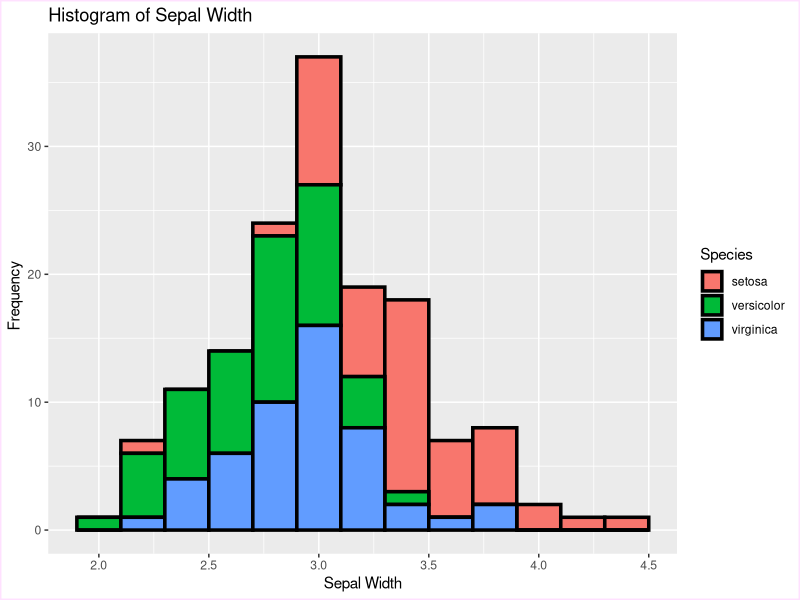
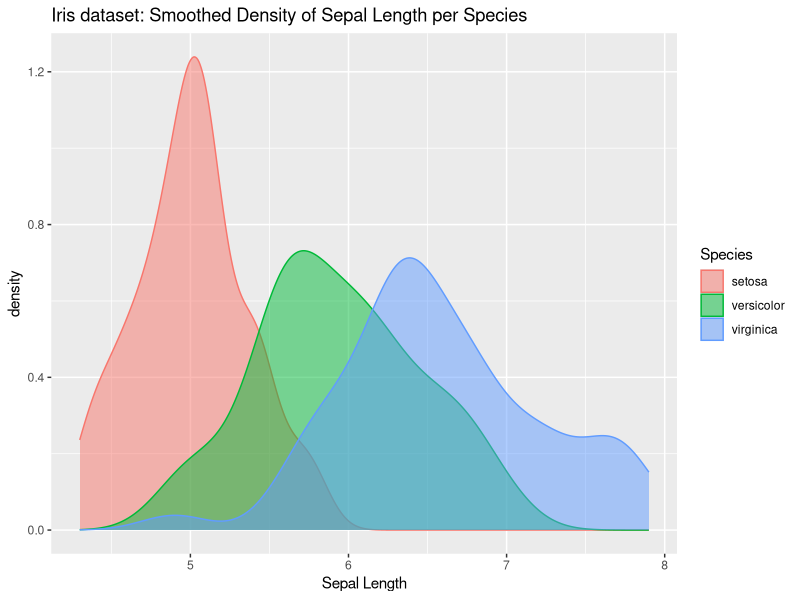
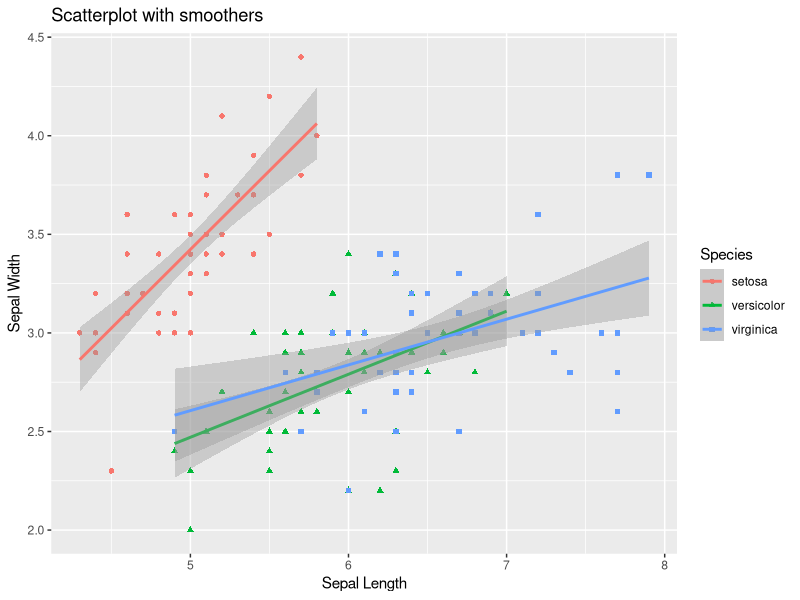
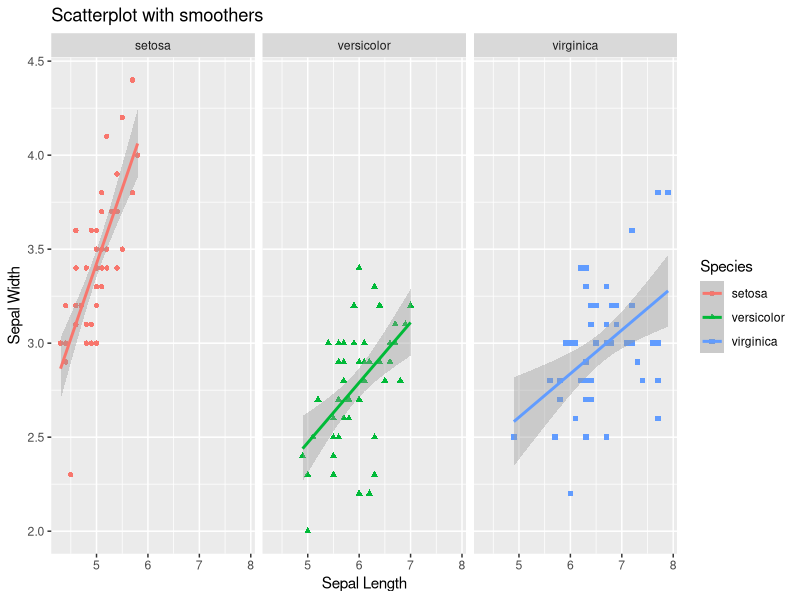
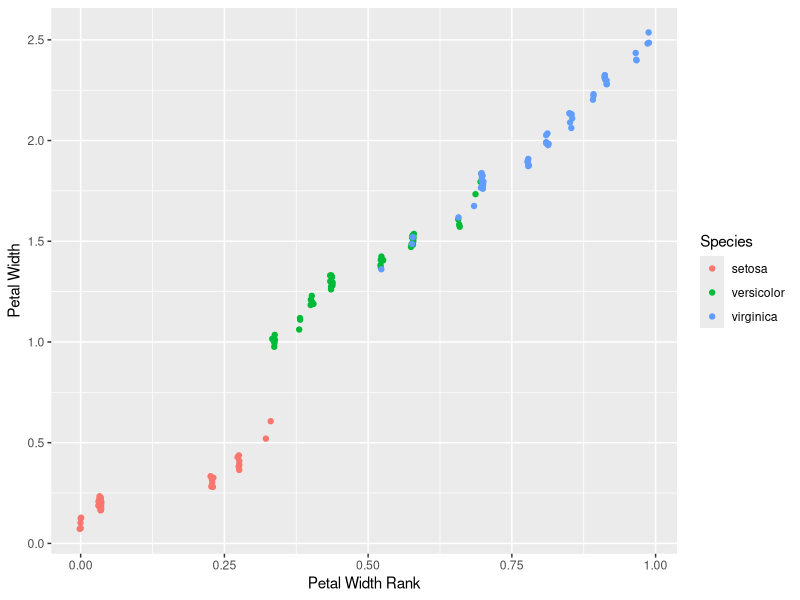

Here is the R script that generated these plots, in order:
## ---- chunk 1
knitr::opts_chunk$set(echo = TRUE)
## ---- chunk 2
require(tidyverse)
## ---- chunk 3
ggplot(data = iris) +
  geom_histogram(binwidth = 0.2, aes(x = iris$Sepal.Width, fill = Species), colour = 'black', size=1.2)+
  xlab('Sepal Width') + ylab('Frequency') + ggtitle('Histogram of Sepal Width') + theme(plot.subtitle = element_text(vjust = 1), 
    plot.caption = element_text(vjust = 1), 
    plot.background = element_rect(colour = "thistle1")) +labs(y = "Frequency ") + theme(panel.background = element_rect(size = 1), 
    plot.background = element_rect(size = 1))

## ---- chunk 4
ggplot(iris) + geom_density(aes(x = iris$Sepal.Length, fill = Species, colour = Species), alpha = 0.5) +
  xlab('Sepal Length') + ylab('density') + ggtitle('Iris dataset: Smoothed Density of Sepal Length per Species')

## ---- chunk 5
ggplot(iris) + geom_point(aes(x = iris$Sepal.Length, y = iris$Sepal.Width, shape = Species, colour = Species)) +
  geom_smooth(method = lm, aes(x = iris$Sepal.Length, y = iris$Sepal.Width, colour = Species)) + 
  xlab('Sepal Length') + ylab('Sepal Width') + ggtitle('Scatterplot with smoothers')

## ---- chunk 6
ggplot(iris) + geom_point(aes(x = iris$Sepal.Length, y = iris$Sepal.Width, shape = Species, colour = Species)) +
  geom_smooth(method = lm, aes(x = iris$Sepal.Length, y = iris$Sepal.Width, colour = Species)) + 
  xlab('Sepal Length') + ylab('Sepal Width') + ggtitle('Scatterplot with smoothers') +
  facet_grid(. ~ Species)
## ---- chunk 7
iris %>% filter(Species == 'virginica') %>% summary()
## ---- chunk 8
iris %>% select(starts_with('Petal')) %>% summary
## ---- chunk 9
iris_mutated <- iris %>% mutate(Petal.Width.Rank = percent_rank(Petal.Width))
ggplot(iris_mutated) + geom_jitter(aes(x=iris_mutated$Petal.Width.Rank, y = iris_mutated$Petal.Width, col = Species)) + xlab('Petal Width Rank') + ylab('Petal Width')
